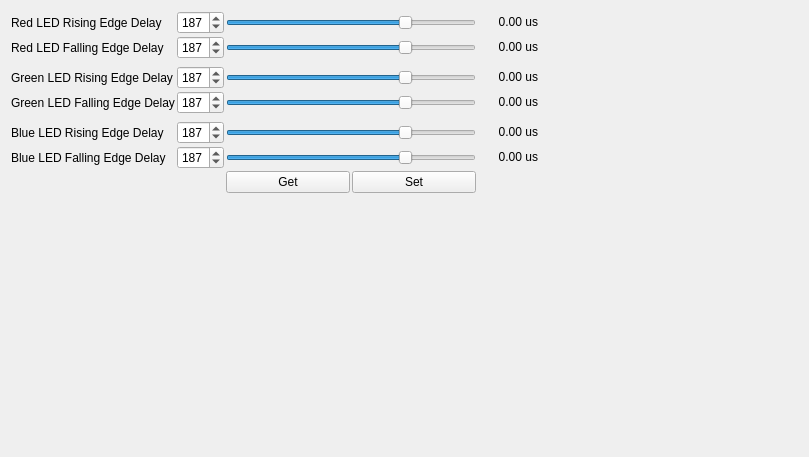
                <widget class="QWidget" name="tab_pat_seq_led_dly">
                 <attribute name="title">
                  <string>LED Delay Control</string>
                 </attribute>
                 <layout class="QFormLayout" name="formLayout_16">
                  <item row="0" column="0">
                   <layout class="QGridLayout" name="gridLayout_3">
                    <property name="leftMargin">
                     <number>0</number>
                    </property>
                    <property name="topMargin">
                     <number>0</number>
                    </property>
                    <property name="rightMargin">
                     <number>0</number>
                    </property>
                    <property name="bottomMargin">
                     <number>0</number>
                    </property>
                    <property name="spacing">
                     <number>2</number>
                    </property>
                    <item row="2" column="0">
                     <spacer name="verticalSpacer_27">
                      <property name="orientation">
                       <enum>Qt::Vertical</enum>
                      </property>
                      <property name="sizeType">
                       <enum>QSizePolicy::Minimum</enum>
                      </property>
                      <property name="sizeHint" stdset="0">
                       <size>
                        <width>20</width>
                        <height>5</height>
                       </size>
                      </property>
                     </spacer>
                    </item>
                    <item row="8" column="2">
                     <layout class="QHBoxLayout" name="horizontalLayout_7">
                      <item>
                       <widget class="QPushButton" name="pushButton_GetLEDDlyCtrlConfig">
                        <property name="text">
                         <string>Get</string>
                        </property>
                       </widget>
                      </item>
                      <item>
                       <widget class="QPushButton" name="pushButton_SetLedDlyCtrlConfig">
                        <property name="text">
                         <string>Set</string>
                        </property>
                       </widget>
                      </item>
                     </layout>
                    </item>
                    <item row="0" column="3" alignment="Qt::AlignRight">
                     <widget class="QLabel" name="label_LedDlyCtrlRedREdgeDlyVal">
                      <property name="minimumSize">
                       <size>
                        <width>60</width>
                        <height>0</height>
                       </size>
                      </property>
                      <property name="text">
                       <string>&lt;html&gt;&lt;head/&gt;&lt;body&gt;&lt;p&gt;0.00 us&lt;/p&gt;&lt;/body&gt;&lt;/html&gt;</string>
                      </property>
                      <property name="alignment">
                       <set>Qt::AlignRight|Qt::AlignTrailing|Qt::AlignVCenter</set>
                      </property>
                     </widget>
                    </item>
                    <item row="3" column="1">
                     <widget class="QSpinBox" name="spinBox_LedDlyCtrlGreenREdgeDly">
                      <property name="maximum">
                       <number>255</number>
                      </property>
                      <property name="value">
                       <number>187</number>
                      </property>
                     </widget>
                    </item>
                    <item row="6" column="2">
                     <widget class="QSlider" name="horizontalSlider_LedDlyCtrlBlueREdgeDly">
                      <property name="maximum">
                       <number>255</number>
                      </property>
                      <property name="value">
                       <number>187</number>
                      </property>
                      <property name="orientation">
                       <enum>Qt::Horizontal</enum>
                      </property>
                     </widget>
                    </item>
                    <item row="6" column="3" alignment="Qt::AlignRight">
                     <widget class="QLabel" name="label_LedDlyCtrlBlueREdgeDlyVal">
                      <property name="minimumSize">
                       <size>
                        <width>60</width>
                        <height>0</height>
                       </size>
                      </property>
                      <property name="text">
                       <string>&lt;html&gt;&lt;head/&gt;&lt;body&gt;&lt;p&gt;0.00 us&lt;/p&gt;&lt;/body&gt;&lt;/html&gt;</string>
                      </property>
                      <property name="alignment">
                       <set>Qt::AlignRight|Qt::AlignTrailing|Qt::AlignVCenter</set>
                      </property>
                     </widget>
                    </item>
                    <item row="3" column="3" alignment="Qt::AlignRight">
                     <widget class="QLabel" name="label_LedDlyCtrlGreenREdgeDlyVal">
                      <property name="minimumSize">
                       <size>
                        <width>60</width>
                        <height>0</height>
                       </size>
                      </property>
                      <property name="text">
                       <string>&lt;html&gt;&lt;head/&gt;&lt;body&gt;&lt;p&gt;0.00 us&lt;/p&gt;&lt;/body&gt;&lt;/html&gt;</string>
                      </property>
                      <property name="alignment">
                       <set>Qt::AlignRight|Qt::AlignTrailing|Qt::AlignVCenter</set>
                      </property>
                     </widget>
                    </item>
                    <item row="3" column="2">
                     <widget class="QSlider" name="horizontalSlider_LedDlyCtrlGreenREdgeDly">
                      <property name="maximum">
                       <number>255</number>
                      </property>
                      <property name="value">
                       <number>187</number>
                      </property>
                      <property name="orientation">
                       <enum>Qt::Horizontal</enum>
                      </property>
                     </widget>
                    </item>
                    <item row="1" column="3" alignment="Qt::AlignRight">
                     <widget class="QLabel" name="label_LedDlyCtrlRedFEdgeDlyVal">
                      <property name="minimumSize">
                       <size>
                        <width>60</width>
                        <height>0</height>
                       </size>
                      </property>
                      <property name="text">
                       <string>&lt;html&gt;&lt;head/&gt;&lt;body&gt;&lt;p&gt;0.00 us&lt;/p&gt;&lt;/body&gt;&lt;/html&gt;</string>
                      </property>
                      <property name="alignment">
                       <set>Qt::AlignRight|Qt::AlignTrailing|Qt::AlignVCenter</set>
                      </property>
                     </widget>
                    </item>
                    <item row="0" column="0">
                     <widget class="QLabel" name="label_LedDlyCtrlRedREdgeDly">
                      <property name="palette">
                       <palette>
                        <active>
                         <colorrole role="Button">
                          <brush brushstyle="SolidPattern">
                           <color alpha="255">
                            <red>255</red>
                            <green>0</green>
                            <blue>0</blue>
                           </color>
                          </brush>
                         </colorrole>
                         <colorrole role="Base">
                          <brush brushstyle="SolidPattern">
                           <color alpha="255">
                            <red>255</red>
                            <green>255</green>
                            <blue>255</blue>
                           </color>
                          </brush>
                         </colorrole>
                         <colorrole role="Window">
                          <brush brushstyle="SolidPattern">
                           <color alpha="255">
                            <red>255</red>
                            <green>0</green>
                            <blue>0</blue>
                           </color>
                          </brush>
                         </colorrole>
                        </active>
                        <inactive>
                         <colorrole role="Button">
                          <brush brushstyle="SolidPattern">
                           <color alpha="255">
                            <red>236</red>
                            <green>233</green>
                            <blue>216</blue>
                           </color>
                          </brush>
                         </colorrole>
                         <colorrole role="Base">
                          <brush brushstyle="SolidPattern">
                           <color alpha="255">
                            <red>255</red>
                            <green>255</green>
                            <blue>255</blue>
                           </color>
                          </brush>
                         </colorrole>
                         <colorrole role="Window">
                          <brush brushstyle="SolidPattern">
                           <color alpha="255">
                            <red>255</red>
                            <green>0</green>
                            <blue>0</blue>
                           </color>
                          </brush>
                         </colorrole>
                        </inactive>
                        <disabled>
                         <colorrole role="Button">
                          <brush brushstyle="SolidPattern">
                           <color alpha="255">
                            <red>236</red>
                            <green>233</green>
                            <blue>216</blue>
                           </color>
                          </brush>
                         </colorrole>
                         <colorrole role="Base">
                          <brush brushstyle="SolidPattern">
                           <color alpha="255">
                            <red>255</red>
                            <green>0</green>
                            <blue>0</blue>
                           </color>
                          </brush>
                         </colorrole>
                         <colorrole role="Window">
                          <brush brushstyle="SolidPattern">
                           <color alpha="255">
                            <red>255</red>
                            <green>0</green>
                            <blue>0</blue>
                           </color>
                          </brush>
                         </colorrole>
                        </disabled>
                       </palette>
                      </property>
                      <property name="text">
                       <string>Red LED Rising Edge Delay</string>
                      </property>
                     </widget>
                    </item>
                    <item row="7" column="2">
                     <widget class="QSlider" name="horizontalSlider_LedDlyCtrlBlueFEdgeDly">
                      <property name="maximum">
                       <number>255</number>
                      </property>
                      <property name="value">
                       <number>187</number>
                      </property>
                      <property name="orientation">
                       <enum>Qt::Horizontal</enum>
                      </property>
                     </widget>
                    </item>
                    <item row="4" column="1">
                     <widget class="QSpinBox" name="spinBox_LedDlyCtrlGreenFEdgeDly">
                      <property name="maximum">
                       <number>255</number>
                      </property>
                      <property name="value">
                       <number>187</number>
                      </property>
                     </widget>
                    </item>
                    <item row="3" column="0">
                     <widget class="QLabel" name="label_LedDlyCtrlGreenREdgeDly">
                      <property name="minimumSize">
                       <size>
                        <width>152</width>
                        <height>0</height>
                       </size>
                      </property>
                      <property name="text">
                       <string>Green LED Rising Edge Delay</string>
                      </property>
                     </widget>
                    </item>
                    <item row="7" column="1">
                     <widget class="QSpinBox" name="spinBox_LedDlyCtrlBlueFEdgeDly">
                      <property name="maximum">
                       <number>255</number>
                      </property>
                      <property name="value">
                       <number>187</number>
                      </property>
                     </widget>
                    </item>
                    <item row="7" column="0">
                     <widget class="QLabel" name="label_LedDlyCtrlBlueFEdgeDly">
                      <property name="text">
                       <string>Blue LED Falling Edge Delay</string>
                      </property>
                     </widget>
                    </item>
                    <item row="6" column="1">
                     <widget class="QSpinBox" name="spinBox_LedDlyCtrlBlueREdgeDly">
                      <property name="maximum">
                       <number>255</number>
                      </property>
                      <property name="value">
                       <number>187</number>
                      </property>
                     </widget>
                    </item>
                    <item row="0" column="1">
                     <widget class="QSpinBox" name="spinBox_LedDlyCtrlRedREdgeDly">
                      <property name="maximum">
                       <number>255</number>
                      </property>
                      <property name="value">
                       <number>187</number>
                      </property>
                     </widget>
                    </item>
                    <item row="1" column="0">
                     <widget class="QLabel" name="label_LedDlyCtrlRedFEdgeDly">
                      <property name="text">
                       <string>Red LED Falling Edge Delay</string>
                      </property>
                     </widget>
                    </item>
                    <item row="4" column="3" alignment="Qt::AlignRight">
                     <widget class="QLabel" name="label_LedDlyCtrlGreenFEdgeDlyVal">
                      <property name="minimumSize">
                       <size>
                        <width>60</width>
                        <height>0</height>
                       </size>
                      </property>
                      <property name="text">
                       <string>&lt;html&gt;&lt;head/&gt;&lt;body&gt;&lt;p&gt;0.00 us&lt;/p&gt;&lt;/body&gt;&lt;/html&gt;</string>
                      </property>
                      <property name="alignment">
                       <set>Qt::AlignRight|Qt::AlignTrailing|Qt::AlignVCenter</set>
                      </property>
                     </widget>
                    </item>
                    <item row="7" column="3" alignment="Qt::AlignRight">
                     <widget class="QLabel" name="label_LedDlyCtrlBlueFEdgeDlyVal">
                      <property name="minimumSize">
                       <size>
                        <width>60</width>
                        <height>0</height>
                       </size>
                      </property>
                      <property name="text">
                       <string>&lt;html&gt;&lt;head/&gt;&lt;body&gt;&lt;p&gt;0.00 us&lt;/p&gt;&lt;/body&gt;&lt;/html&gt;</string>
                      </property>
                      <property name="alignment">
                       <set>Qt::AlignRight|Qt::AlignTrailing|Qt::AlignVCenter</set>
                      </property>
                     </widget>
                    </item>
                    <item row="0" column="2">
                     <widget class="QSlider" name="horizontalSlider_LedDlyCtrlRedREdgeDly">
                      <property name="minimumSize">
                       <size>
                        <width>250</width>
                        <height>0</height>
                       </size>
                      </property>
                      <property name="maximum">
                       <number>255</number>
                      </property>
                      <property name="value">
                       <number>187</number>
                      </property>
                      <property name="orientation">
                       <enum>Qt::Horizontal</enum>
                      </property>
                     </widget>
                    </item>
                    <item row="4" column="2">
                     <widget class="QSlider" name="horizontalSlider_LedDlyCtrlGreenFEdgeDly">
                      <property name="maximum">
                       <number>255</number>
                      </property>
                      <property name="value">
                       <number>187</number>
                      </property>
                      <property name="orientation">
                       <enum>Qt::Horizontal</enum>
                      </property>
                     </widget>
                    </item>
                    <item row="1" column="1">
                     <widget class="QSpinBox" name="spinBox_LedDlyCtrlRedFEdgeDly">
                      <property name="maximum">
                       <number>255</number>
                      </property>
                      <property name="value">
                       <number>187</number>
                      </property>
                     </widget>
                    </item>
                    <item row="4" column="0">
                     <widget class="QLabel" name="label_LedDlyCtrlGreenFEdgeDly">
                      <property name="text">
                       <string>Green LED Falling Edge Delay</string>
                      </property>
                     </widget>
                    </item>
                    <item row="1" column="2">
                     <widget class="QSlider" name="horizontalSlider_LedDlyCtrlRedFEdgeDly">
                      <property name="maximum">
                       <number>255</number>
                      </property>
                      <property name="value">
                       <number>187</number>
                      </property>
                      <property name="orientation">
                       <enum>Qt::Horizontal</enum>
                      </property>
                     </widget>
                    </item>
                    <item row="6" column="0">
                     <widget class="QLabel" name="label_LedDlyCtrlBlueREdgeDly">
                      <property name="text">
                       <string>Blue LED Rising Edge Delay</string>
                      </property>
                     </widget>
                    </item>
                    <item row="5" column="0">
                     <spacer name="verticalSpacer_28">
                      <property name="orientation">
                       <enum>Qt::Vertical</enum>
                      </property>
                      <property name="sizeType">
                       <enum>QSizePolicy::Minimum</enum>
                      </property>
                      <property name="sizeHint" stdset="0">
                       <size>
                        <width>20</width>
                        <height>5</height>
                       </size>
                      </property>
                     </spacer>
                    </item>
                    <item row="0" column="4">
                     <spacer name="horizontalSpacer_16">
                      <property name="orientation">
                       <enum>Qt::Horizontal</enum>
                      </property>
                      <property name="sizeType">
                       <enum>QSizePolicy::Minimum</enum>
                      </property>
                      <property name="sizeHint" stdset="0">
                       <size>
                        <width>135</width>
                        <height>20</height>
                       </size>
                      </property>
                     </spacer>
                    </item>
                   </layout>
                  </item>
                  <item row="0" column="1">
                   <spacer name="horizontalSpacer_17">
                    <property name="orientation">
                     <enum>Qt::Horizontal</enum>
                    </property>
                    <property name="sizeHint" stdset="0">
                     <size>
                      <width>119</width>
                      <height>20</height>
                     </size>
                    </property>
                   </spacer>
                  </item>
                  <item row="1" column="0">
                   <spacer name="verticalSpacer_14">
                    <property name="orientation">
                     <enum>Qt::Vertical</enum>
                    </property>
                    <property name="sizeHint" stdset="0">
                     <size>
                      <width>20</width>
                      <height>247</height>
                     </size>
                    </property>
                   </spacer>
                  </item>
                 </layout>
                </widget>
